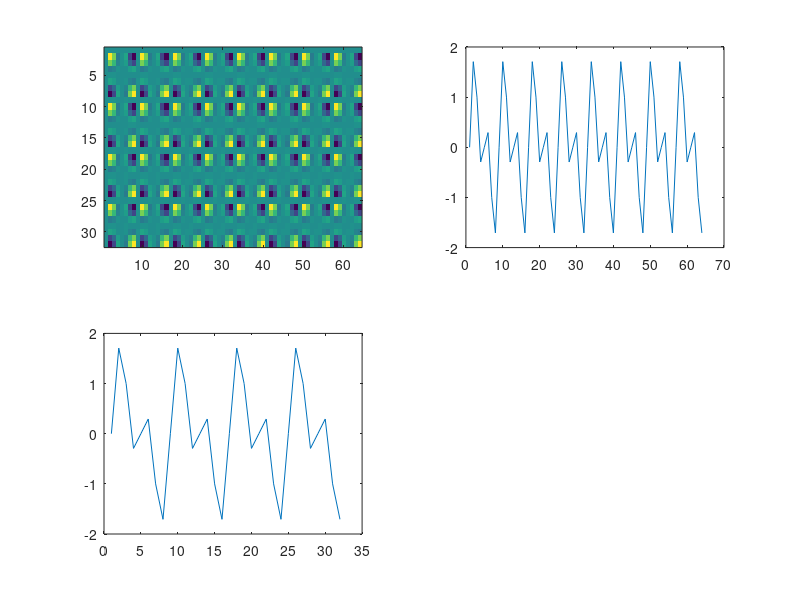
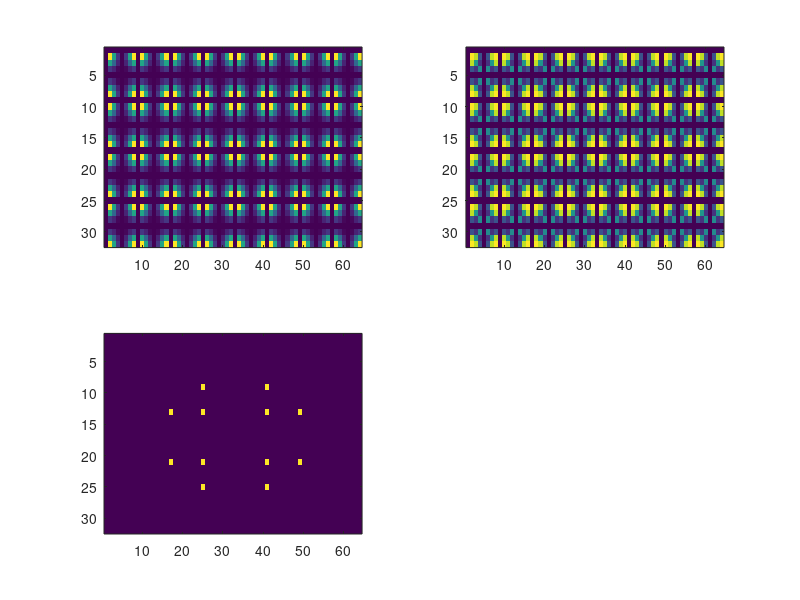
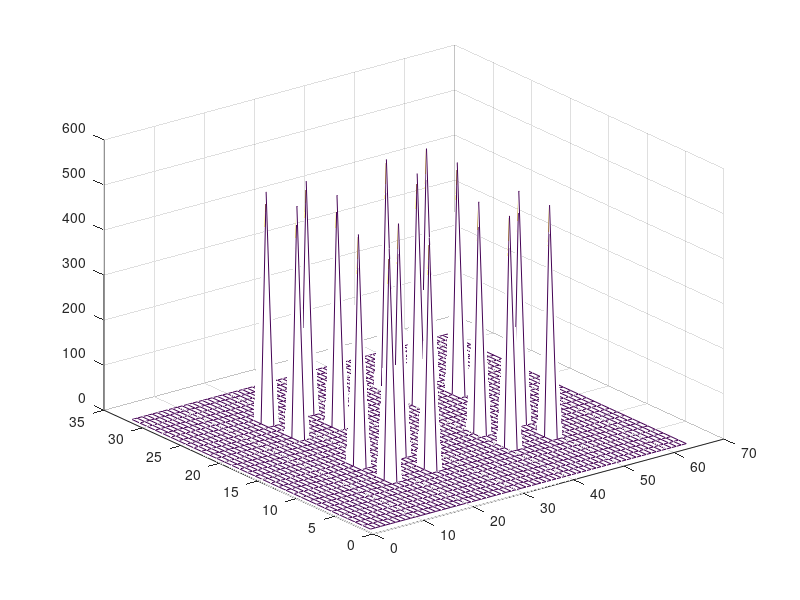
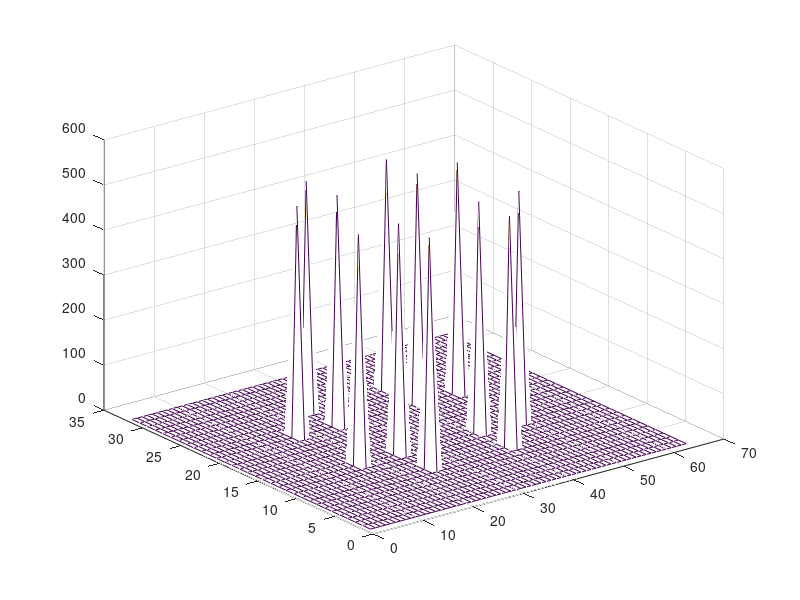

Write MATLAB code to recreate these figures, in order.

close all
clear all

scale=1;
freq =0.01;
dx=25;
dy=50;
nx=64;
ny=32;
Nx=1./(2*dx);
Ny=1./(2*dy);

x=0:nx-1;x=x*dx;
y=0:ny-1;y=y*dy;y=y.';

%Assuming non separable axes generate the coordinates
X=ones(ny,1)*x(:).';
Y=y(:)*ones(1,nx);


Dx=sin(freq*2*pi*x);
Dy=sin(freq*1*pi*y);

Dx=Dx+sin(freq*1*pi*x);
Dy=Dy+sin(freq*0.5*pi*y);

d=Dy*Dx;
[ size(d) size(x) size(y) ]

filtery = 9:25;
filterx = 17:49;

FD = fft2(d);
FD2 = FD;
FD2(filtery,filterx)=0;

M = ones(size(FD2));
M2 = M;
M2(filtery,filterx)=0;

D  = ifft2(FD);
D2 = ifft2(FD2);

FD3 = fftshift(abs(fft2(D)));
FD4 = fftshift(abs(fft2(D2)));

close
figure(1)
subplot(221);
imagesc(d);

subplot(222)
plot(Dx);

subplot(223)
plot(Dy);

figure
subplot(221);
imagesc(abs(D));

subplot(222);
imagesc(abs(D2));

subplot(223);
imagesc(FD3);

subplot(223);
imagesc(FD4);

figure
mesh(FD3)

figure
mesh(FD4);

figure
imagesc(fftshift(M));

figure
imagesc(fftshift(M2))

figure
imagesc(FD3);

figure
imagesc(FD4);
